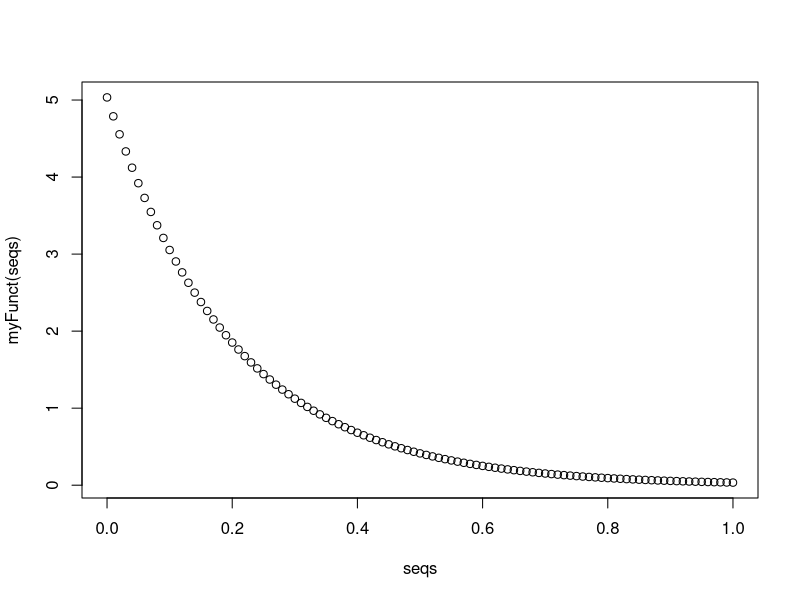
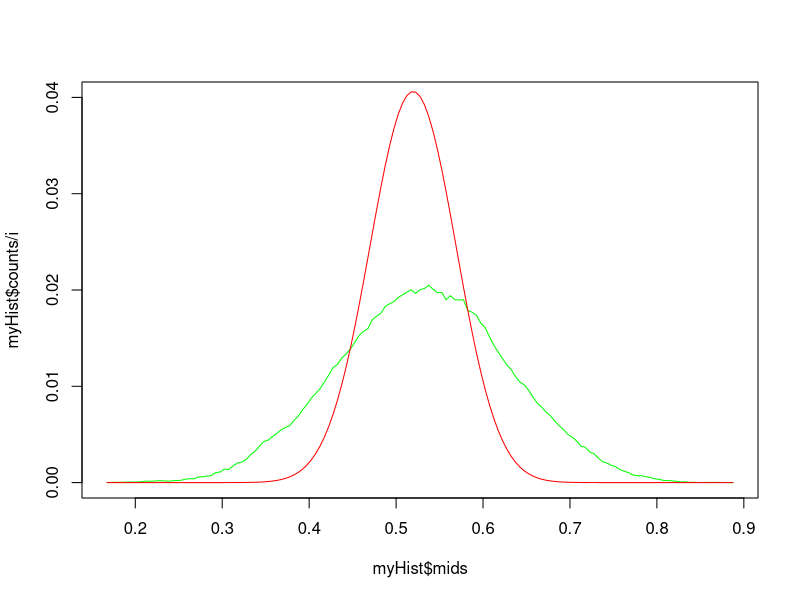
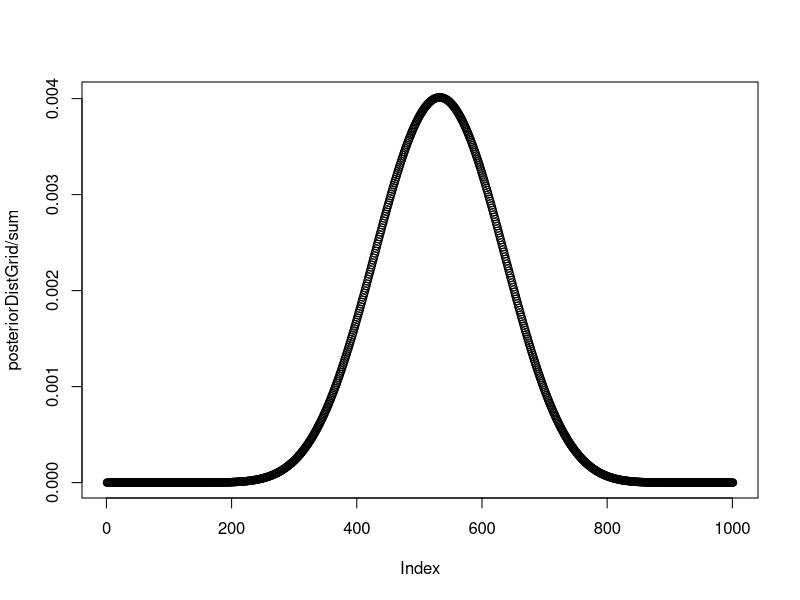
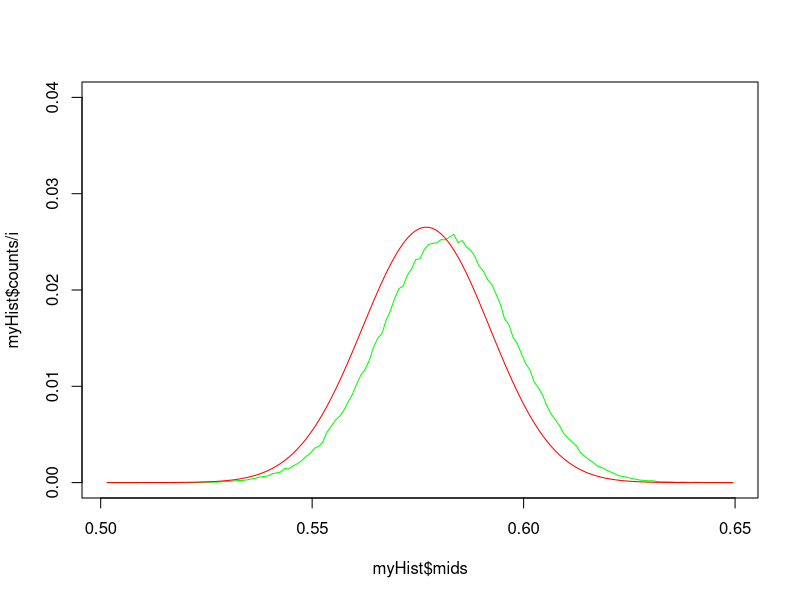
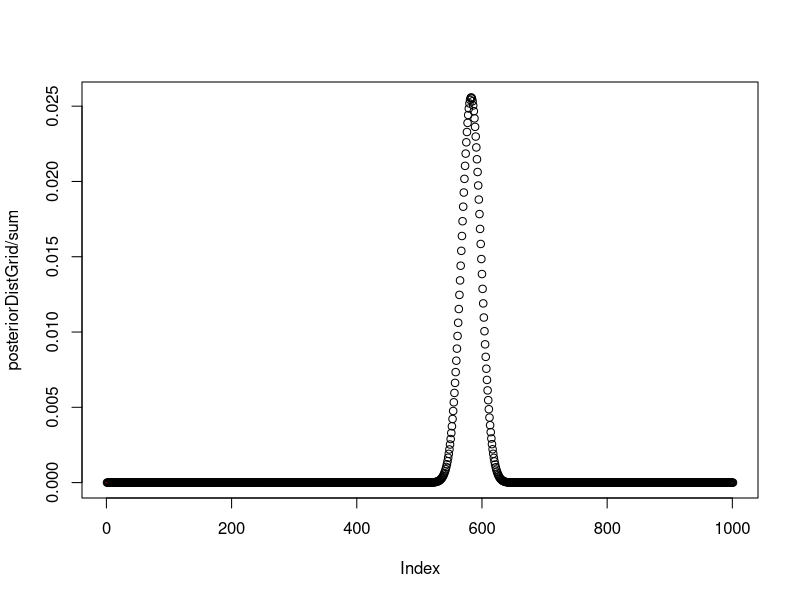

The R source for these figures, in order:
## ---- chunk 1
seqs = seq(0, 1 ,0.01)
myFunct = function(x) (dexp(x, rate=5)/0.9932621)
plot(seqs, myFunct(seqs))

## ---- chunk 2
# number of times to run
numIterations <- 500000

# metro algo vars
piOld <- 0.5
posteriorDist <- vector()
xVals <- seq(0,1,1/numIterations);
for( i in 1:numIterations )
{

  # metro post
	pOld <- dbinom( 14, 24, piOld) * (dexp(piOld, rate=5)/0.9932621)
  
	piNew <- piOld + rnorm(1, 0, sd =0.01);
	
	if( piNew > 1) 
		piNew = 1;
	
	if( piNew < 0 ) 
		piNew = 0;
		
	pNew <- dbinom( 14, 24, piNew) * (dexp(piNew, rate=5)/0.9932621)
	
	ratio <- pNew / pOld
	
	if( ratio > 1 || ratio >= runif(1) ) 
		piOld = piNew;
		
	posteriorDist[i] = piOld;	
}

# plot metro 
myHist <- hist(posteriorDist, breaks=200, plot=FALSE)
plot( myHist$mids, myHist$counts/i, ylim=c(0,0.04), col='green', type='l') 


# grid method vars
numBreaks=1000;
posteriorDistGrid <- vector(length=numBreaks)
xVals <- seq(0,1,1/numBreaks);
i <- 1;
sum <- 0;

# grid algo 
for( x in xVals )
{
	posteriorDistGrid[i] <- (dexp(x, rate=5)/0.9932621) * dbinom( 14, 24, x)
	sum = sum + posteriorDistGrid[i];
	i <- i + 1;	
}

# plot beta 
dbetasum = sum(dbeta(myHist$mids, 40+10, 40+14))
lines( myHist$mids, dbeta(myHist$mids, 40+14, 40+10)/dbetasum, col="red")

# plot grid
plot(posteriorDistGrid/sum)
gridHist = hist(posteriorDistGrid, breaks=200, plot=FALSE)
lines( gridHist$mids, dbeta(gridHist$mids, 40+14, 40+10)/dbetasum, col="red")

## ---- chunk 3
# number of times to run
numIterations <- 500000

# metro algo vars
piOld <- 0.5
posteriorDist <- vector()
xVals <- seq(0,1,1/numIterations);
for( i in 1:numIterations )
{

  # metro post
	pOld <- dbinom( 583, 583+417, piOld) * (dexp(piOld, rate=5)/0.9932621)
  
	piNew <- piOld + rnorm(1, 0, sd =0.01);
	
	if( piNew > 1) 
		piNew = 1;
	
	if( piNew < 0 ) 
		piNew = 0;
		
	pNew <- dbinom( 583, 583+417, piNew) * (dexp(piNew, rate=5)/0.9932621)
	
	ratio <- pNew / pOld
	
	if( ratio > 1 || ratio >= runif(1) ) 
		piOld = piNew;
		
	posteriorDist[i] = piOld;	
}

# plot metro 
myHist <- hist(posteriorDist, breaks=200, plot=FALSE)
plot( myHist$mids, myHist$counts/i, ylim=c(0,0.04), col='green', type='l') 


# grid method vars
numBreaks=1000;
posteriorDistGrid <- vector(length=numBreaks)
xVals <- seq(0,1,1/numBreaks);
i <- 1;
sum <- 0;

# grid algo 
for( x in xVals )
{
	posteriorDistGrid[i] <- (dexp(x, rate=5)/0.9932621) * dbinom( 583, 583+417, x)
	sum = sum + posteriorDistGrid[i];
	i <- i + 1;	
}

# plot beta 
dbetasum = sum(dbeta(myHist$mids, 40+583, 40+417))
lines( myHist$mids, dbeta(myHist$mids, 40+583, 40+417)/dbetasum, col="red")

# plot grid
plot(posteriorDistGrid/sum)
gridHist = hist(posteriorDistGrid, breaks=200, plot=FALSE)
lines( gridHist$mids, dbeta(gridHist$mids, 40+583, 40+417)/dbetasum, col="red")
